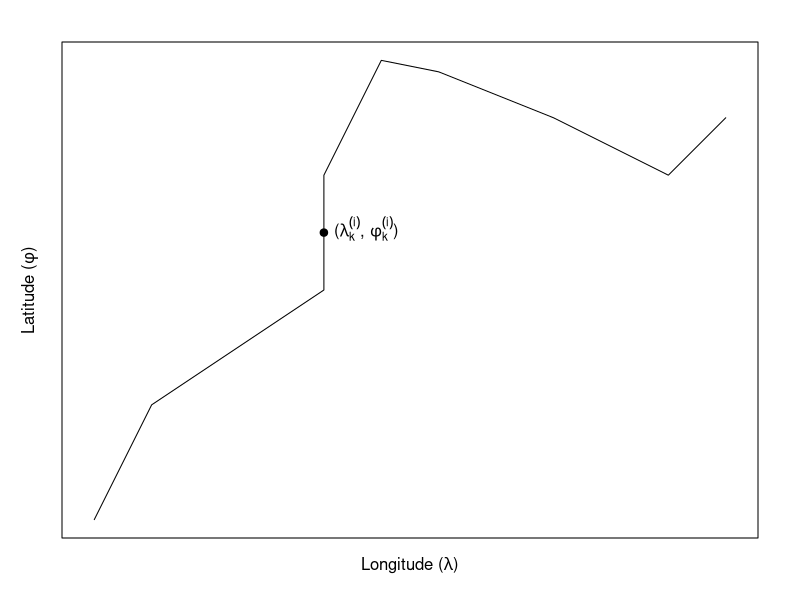
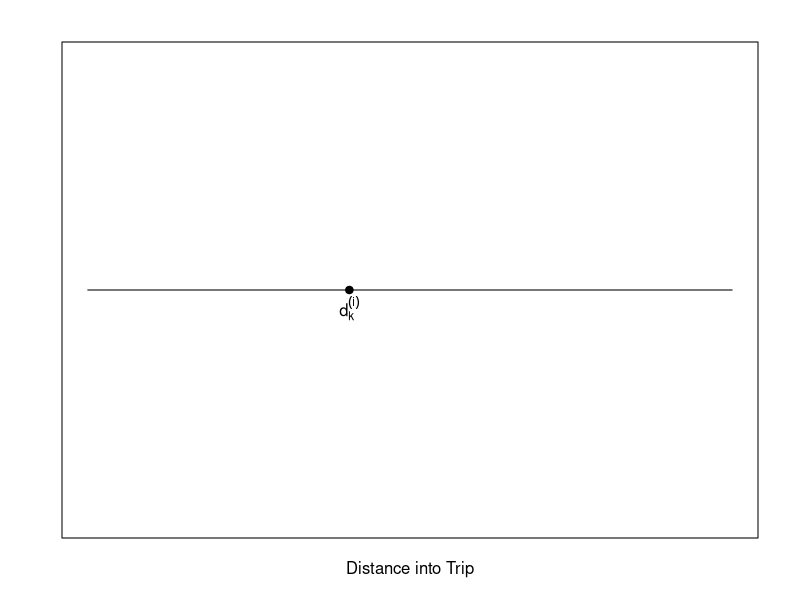
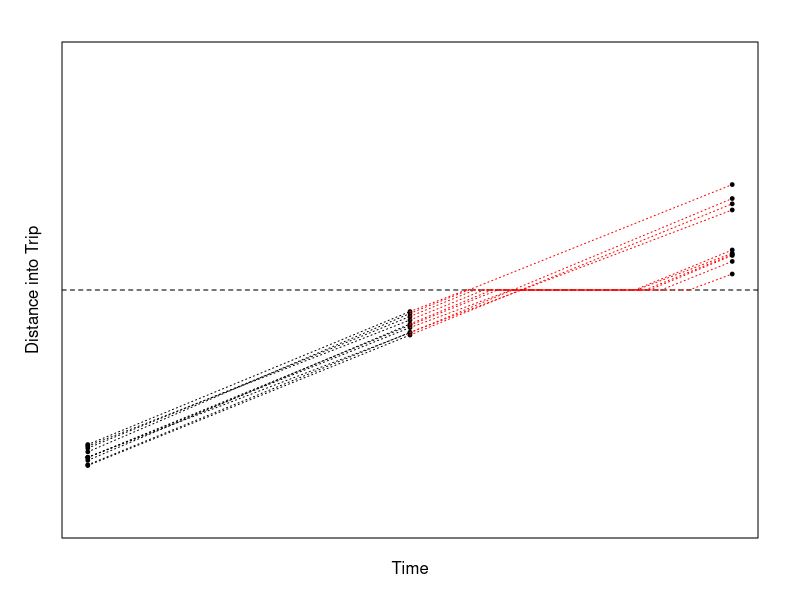

Here is the R script that generated these plots, in order:
## figs
mypng <- function(file, height = 300, width = 350, ...)
    png(gsub(".jpg", ".png", file), height = height, width = width,
        bg = "transparent", ...)


xy <- matrix(c(1.0, 0.0,
               1.5, 1.0,
               3.0, 2.0,
               3.0, 3.0,
               3.5, 4.0,
               4.0, 3.9,
               5.0, 3.5,
               6.0, 3.0,
               6.5, 3.5), nrow = 2)
mypng("gps-dist1.png")
par(mar = c(3.1, 3.1, 2.1, 2.1))
plot(t(xy), type = 'l', asp = 1, xaxt = "n", yaxt = "n", xlab = "", ylab = "")
title(xlab = expression(paste("Longitude (", lambda, ")")), line = 1)
title(ylab = expression(paste("Latitude (", phi, ")")), line = 1)
points(3, 2.5, pch = 19)
text(3, 2.5, expression(paste("(", lambda[k]^(i), ", ", phi[k]^(i), ")")), pos=4)
dev.off()


d <- apply(rbind(xy[, -ncol(xy)], xy[, -1]), 2,
           function(x) sqrt(sum(c(x[3] - x[1], x[4] - x[2]))))
dx <- sum(d[1:2]) + d[3]/2
mypng("gps-dist2.png")
par(mar = c(3.1, 3.1, 2.1, 2.1))
plot(c(0, sum(d)), c(0, 0), type = "l", xaxt = "n", yaxt = "n", xlab = "", ylab = "")
title(xlab = "Distance into Trip", line = 1)
points(dx, 0, pch = 19)
text(dx, 0, expression(paste(d[k]^(i))), pos = 1)
dev.off()




set.seed(34245)
t1 <- 0
t2 <- 30
M <- 10
x1 <- rnorm(M, 10, 1)
x2 <- x1 + rnorm(M, 20, 1)
pdf("particle-stop.pdf", width = 5, height = 4)
par(mar = c(3.1, 3.1, 2.1, 2.1))
plot(c(rep(t1, M), rep(t2, M)), c(x1, x2), xlim = c(0, 60), ylim = c(0, 70),
     yaxt = "n", xaxt = "n", xlab = "", ylab = "", pch = 19, cex = 0.5)
title(xlab = "Time", ylab = "Distance into Trip", line = 1)
arrows(t1, x1, t2, x2, code = 0, lty = 3)
abline(h = 35, lty = 2)
t3 <- 60
x3 <- x2 + rnorm(M, 20, 1)
Ta <- t2 + (35 - x2) / (x3 - x2) * 30
arrows(t2, x2, Ta, 35, code = 0, lty = 3, col = "red")
x3[1:6] <- x3[1:6] - 10
Td <- ifelse(1:M <= 6, t3 - (x3 - 35) / (x3 - x2 + 10) * 30, Ta)
arrows(Ta, 35, Td, code = 0, lty = 3, col = "red")
arrows(Td, 35, t3, x3, code = 0, lty = 3, col = "red")
points(rep(t3, M), x3, pch = 19, cex = 0.5)
dev.off()
